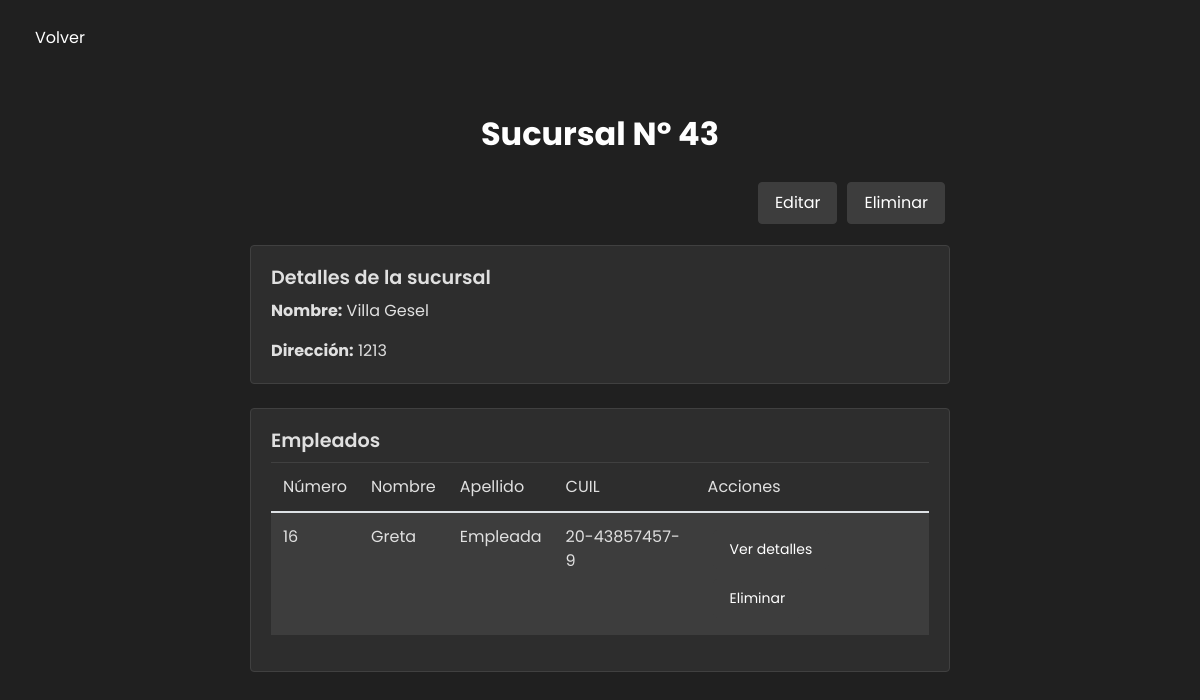
/detalle-sucursal/43/ (signed in), run on an earlier commit of the app's database.
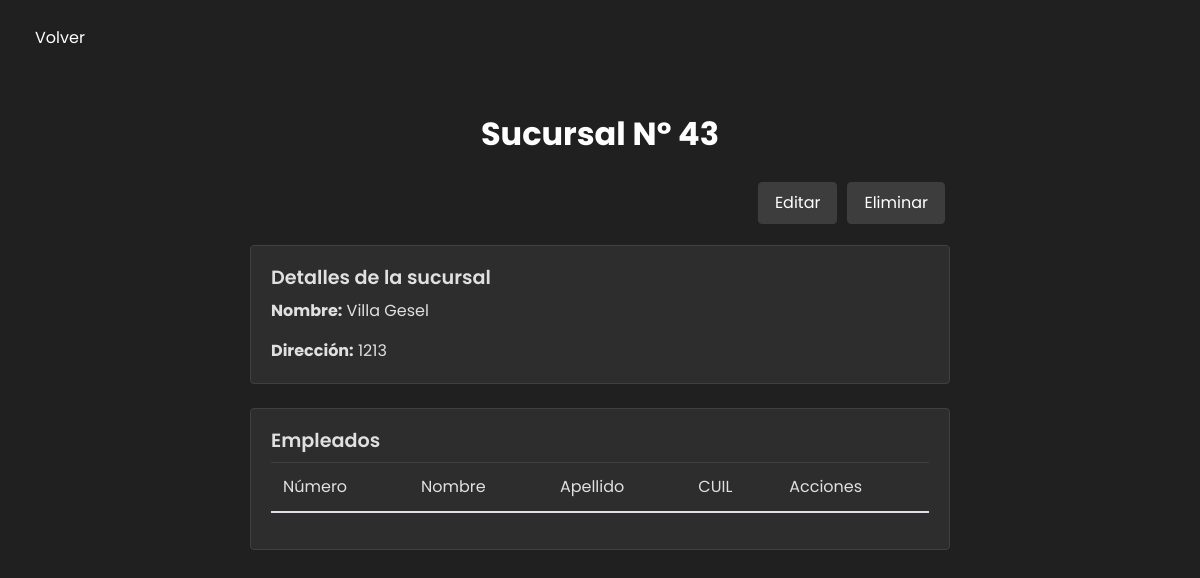
And on a later commit of the database.
### vista_usuario/models.py (models this page shows)
class User(AbstractUser):
    email = models.EmailField(blank=True,default="")
    dni = models.CharField(max_length=8)
    fecha_nacimiento = models.DateField()
    cuil = models.CharField(max_length=13,default="")
    sucursal = models.ForeignKey(Sucursal, on_delete=models.SET_NULL,default="", null=True)

### ferreplus/modulos/modulos_inicio_sesion.py (the view)
    def wrapper(request, *args, **kwargs):
        if not request.user.is_authenticated or not request.user.is_superuser:
            return HttpResponse("No tienes permiso para acceder a esta página.")
        return view_func(request, *args, **kwargs)

### ferreplus/modulos/modulos_inicio_sesion.py (called while the page is built)
def admin_required(view_func):
    def wrapper(request, *args, **kwargs):
        if not request.user.is_authenticated or not request.user.is_superuser:
            return HttpResponse("No tienes permiso para acceder a esta página.")
        return view_func(request, *args, **kwargs)
    return wrapper

### vista_administrador/views.py (called while the page is built)
@login_required
@admin_required
def detalle_sucursal(request, sucursal_id):
    a_ver = Sucursal.objects.get(id=sucursal_id)
    empleados_de_sucursal = User.objects.filter(
        is_staff=1).filter(sucursal_id=sucursal_id)
    return render(request, os.path.join(TEMPLATE_DIR, 'detalle_sucursal.html'), {'sucursal': a_ver, 'empleados': empleados_de_sucursal})

### vista_usuario/middelwares/middelware.py (called while the page is built)
    def __call__(self, request):
        response = self.get_response(request)
        if request.path == reverse('cerrar_sesion') and request.user.is_authenticated:
            return redirect('inicio')  # Redirige a la página de inicio después de cerrar sesión
        return response

### templates/vista_administrador/detalle_sucursal.html (shortened to what this page needs)
<!DOCTYPE html>
<html lang="es">
<head>
    <link href="https://stackpath.bootstrapcdn.com/bootstrap/4.5.2/css/bootstrap.min.css" rel="stylesheet">
    <link href="https://cdn.jsdelivr.net/npm/bootstrap-icons@1.10.3/font/bootstrap-icons.css" rel="stylesheet">
    <link href='https://unpkg.com/boxicons@2.1.4/css/boxicons.min.css' rel='stylesheet'>
    {% load static %}
    <link rel="stylesheet" type="text/css" href="{% static 'css/ver_sucursales.css' %}">
</head>
<body>
    <div class="custom-container">
        <button id="BotonVolver" class="btn btn-secondary">
          <a href="{% url 'ver-sucursales' %}">
            <i class='bx bx-chevron-left'>
              <span>Volver</span>
            </i>
          </a>
        </button>
    </div>
    <div class="container">
        <div class="mb-3 text-center">
            <h1>Sucursal Nº {{ sucursal.id }}</h1>
        </div>
        <div class="d-flex justify-content-end mb-3">
            <a href="{% url 'editar-sucursal' sucursal.id %}" class="btn btn-primary me-2">
                 Editar
            </a>
            <button class="btn btn-danger" onclick="confirmarEliminacionSucursal('{{ sucursal.id }}')">
                 Eliminar
            </button>
        </div>
        <div class="card mb-4">
            <div class="card-body">
                <h5 class="card-title">Detalles de la sucursal</h5>
                <p class="card-text"><strong>Nombre:</strong> {{ sucursal.nombre }}</p>
                <p class="card-text"><strong>Dirección:</strong> {{ sucursal.direccion }}</p>
            </div>
        </div>
        <div class="card">
            <div class="card-body">
                <h5 class="card-title">Empleados</h5>
                <div class="table-responsive">
                    <table class="table table-striped table-hover">
                        <thead>
                            <tr>
                                <th scope="col">Número</th>
                                <th scope="col">Nombre</th>
                                <th scope="col">Apellido</th>
                                <th scope="col">CUIL</th>
                                <th scope="col">Acciones</th>
                            </tr>
                        </thead>
                        <tbody>
                            {% for empleado in empleados %}
                                <tr>
                                    <td>{{ empleado.id }}</td>
                                    <td>{{ empleado.first_name }}</td>
                                    <td>{{ empleado.last_name }}</td>
                                    <td>{{ empleado.cuil }}</td>
                                    <td>
                                        <a href="#" class="btn btn-sm btn-primary">
                                             Ver detalles
                                        </a>
                                        <button class="btn btn-sm btn-danger" onclick="confirmarEliminacionEmpleado('{{ empleado.id }}')">
                                             Eliminar
                                        </button>
                                    </td>
                                </tr>
                            {% endfor %}
                        </tbody>
                    </table>
                </div>
            </div>
        </div>
    </div>
</body>
</html>

What changed in the data, as far as the page shows it:
removed User: id "16", first_name "Greta", last_name "Empleada", cuil "20-43857457-9"
